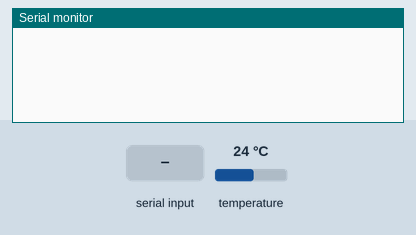
The sketch below on a simulated Arduino Uno, built with avr-gcc and run on an emulated ATmega328P. Shown: the last lines printed to the serial monitor. The test bench sets the inputs (shaded band); at power-on: temperature 24 °C.

Above: at 1.8 s.
1.9 s: "STATUS\n" received over Serial
At 3.4 s:
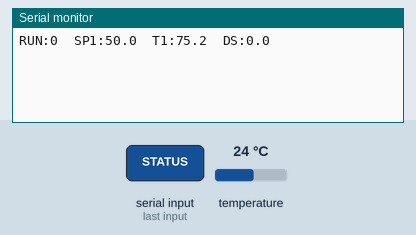
3.8 s: "RUN\n" received over Serial
At 4.4 s:
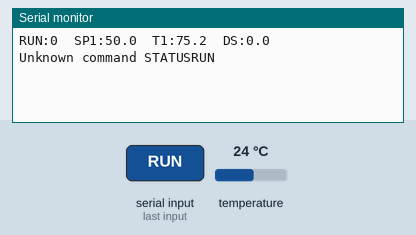
5.3 s: "STOP\n" received over Serial
At 6.5 s:
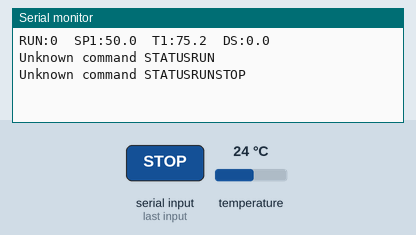
6.8 s: "SP\n" received over Serial
At 7.6 s:
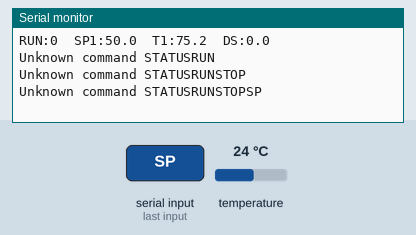
8.3 s: "90,45\n" received over Serial
At 9.6 s:
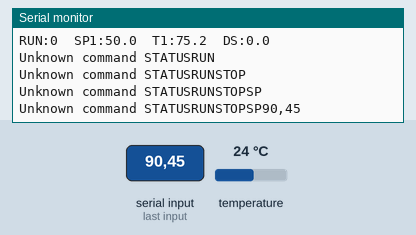
9.9 s: "30,150\n" received over Serial
At 10.8 s:
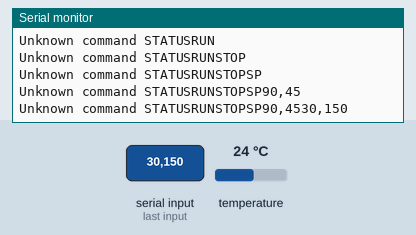

Measured:
- after the input at 1.9 s, the serial monitor: prints a new line after 0.41 s (image 1)
- after the input at 3.8 s, the serial monitor: prints a new line at once (image 2)
- after the input at 5.3 s, the serial monitor: prints a new line after 0.07 s (image 3)
- after the input at 6.8 s, the serial monitor: prints a new line after 0.10 s (image 4)
- after the input at 8.3 s, the serial monitor: prints a new line after 0.12 s (image 5)
- after the input at 9.9 s, the serial monitor: prints a new line after 0.05 s (image 6)

The sketch:

kewlr.ino
```cpp
#include <DallasTemperature.h>

#include <OneWire.h>

#include <PID_v1.h>

// time in millis between state flips
#define WINDOW_SIZE 5000
// setup pin locations
#define ONE_WIRE_BUS 2
#define TEC_1_PIN 6
// serial port setup
#define SERIAL_BAUD_RATE 9600
#define SERIAL_TIMEOUT 10
#define SERIAL_BUFFER 200
// initial setpoint
#define DEFAULT_SETPOINT 50


String inputString = "";         // a string to hold incoming data
boolean stringComplete = false;  // whether the string is complete
boolean run = false; //whether or not we run

long windowStartTime;
double setPoint1, temperatureProbe1, output1;
//setup the PID with the links and initial tuning parameters
PID pid1(&temperatureProbe1, &output1, &setPoint1,2,5,1, DIRECT);
// Setup a oneWire instance to communicate with any OneWire devices
// (not just Maxim/Dallas temperature ICs)
OneWire oneWire(ONE_WIRE_BUS);
// Pass our oneWire reference to Dallas Temperature.
DallasTemperature sensors(&oneWire);

void setup() {
  Serial.begin(SERIAL_BAUD_RATE);
  //set the timeout low, we don't want to block any longer than we
  //have to, so we can keep the run loop going
  Serial.setTimeout(SERIAL_TIMEOUT);
  inputString.reserve(SERIAL_BUFFER);

  windowStartTime = millis();

  //initialize the starting setpoint
  setPoint1 = DEFAULT_SETPOINT;

  //tell the PID to range between 0 and the full window size
  pid1.SetOutputLimits(0, WINDOW_SIZE);

  sensors.begin();
}

void loop() {
  if(run){
    pid1.Compute();

    unsigned long now = millis();
    if(now - windowStartTime>WINDOW_SIZE){
      //time to shift the Relay Window
      windowStartTime += WINDOW_SIZE;
    }
    if(output1 > now - windowStartTime){
      digitalWrite(TEC_1_PIN, HIGH);
    } else {
      digitalWrite(TEC_1_PIN,LOW);
    }
  }

  sensors.requestTemperatures();
  temperatureProbe1 = sensors.getTempFByIndex(0);
}

// while these seems async and super cool, it actually happens between calls to loop(), so it's reliable that when we
// set the TEC pin low, and run false, the value will stay low
void serialEvent() {
  while (Serial.available()) {
    // get the new byte:
    char inChar = (char)Serial.read();
    // add it to the inputString:
    // if the incoming character is a newline, determine the change in state
    if (inChar == '\n') {
      if (inputString == "RUN"){
        run = true;
        pid1.SetMode(AUTOMATIC);
      } else if (inputString == "STOP"){
        run = false;
        // stop the PID
        pid1.SetMode(MANUAL);
        // turn the tec off
        digitalWrite(TEC_1_PIN,LOW);
      } else if (inputString == "STATUS"){
        String outputString = "RUN:"+String(run)+"\tSP1:"+String(setPoint1,1)+"\tT1:"+String(temperatureProbe1,1)+"\tDS:"+String(output1/WINDOW_SIZE*100,1);
        Serial.println(outputString);
      } else if (inputString.substring(0,2) == "SP") {
        String value = inputString.substring(3);
        // toInt returns 0 if it couldn't parse, we need to validate whether we want the value to be 0 or not
        long parsed = value.toInt();
        if (parsed == 0) {
          if (value == "0") {
            setPoint1 = 0;
          }
        } else {
          setPoint1 = parsed;
        }
      } else {
        Serial.println("Unknown command " + inputString);
      }
    } else {
      // add the character to the buffer
      inputString += inChar;
    }
  }
}
```
